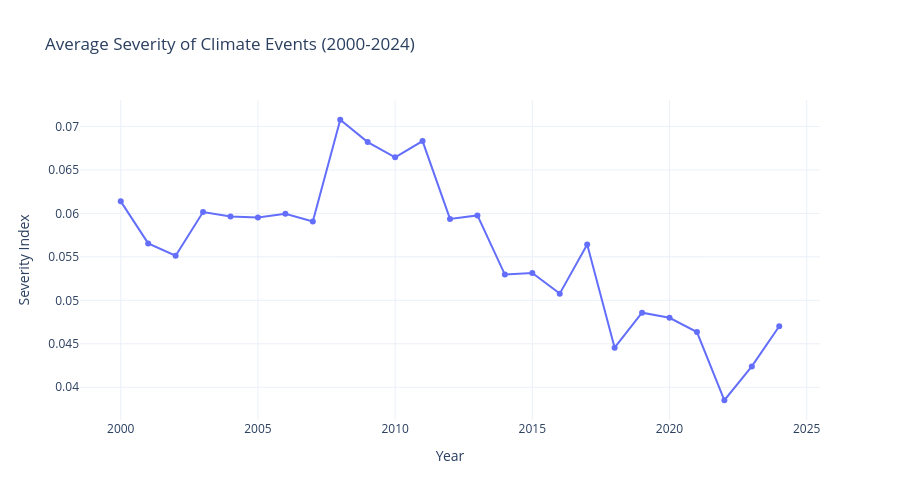

Source (notebook cell):
### Code cell
## 3. Chart 1: Severity Trend Over Time

# Aggregate average severity by year
severity_by_year = df.groupby('YEAR')['SEVERITY_INDEX'].mean().reset_index()

fig1 = px.line(
    severity_by_year,
    x='YEAR',
    y='SEVERITY_INDEX',
    title='Average Severity of Climate Events (2000-2024)',
    labels={'YEAR': 'Year', 'SEVERITY_INDEX': 'Severity Index'},
    markers=True,
    line_shape='linear'
)

fig1.update_layout(
    template='plotly_white',
    height=500,
    hovermode='x unified'
)

fig1.show()

### Figure 1 — Plotly figure (JSON) as saved in the notebook; plotly's stock layout.template omitted (floating-point values rounded to 4 significant figures)
{"data": [{"hovertemplate": "Year=%{x}<br>Severity Index=%{y}<extra></extra>", "legendgroup": "", "line": {"color": "#636efa", "dash": "solid", "shape": "linear"}, "marker": {"symbol": "circle"}, "mode": "lines+markers", "name": "", "orientation": "v", "showlegend": false, "type": "scatter", "x": [2000, 2001, 2002, 2003, 2004, 2005, 2006, 2007, 2008, 2009, 2010, 2011, 2012, 2013, 2014, 2015, 2016, 2017, 2018, 2019, 2020, 2021, 2022, 2023, 2024], "xaxis": "x", "y": [0.06139, 0.05655, 0.05512, 0.06016, 0.05964, 0.05952, 0.05996, 0.05906, 0.07077, 0.0682, 0.06645, 0.06831, 0.05936, 0.05976, 0.05296, 0.05314, 0.05077, 0.05641, 0.04456, 0.04858, 0.04799, 0.04635, 0.03851, 0.0424, 0.04702], "yaxis": "y"}], "layout": {"height": 500, "hovermode": "x unified", "legend": {"tracegroupgap": 0}, "title": {"text": "Average Severity of Climate Events (2000-2024)"}, "xaxis": {"anchor": "y", "domain": [0, 1], "title": {"text": "Year"}}, "yaxis": {"anchor": "x", "domain": [0, 1], "title": {"text": "Severity Index"}}}}
